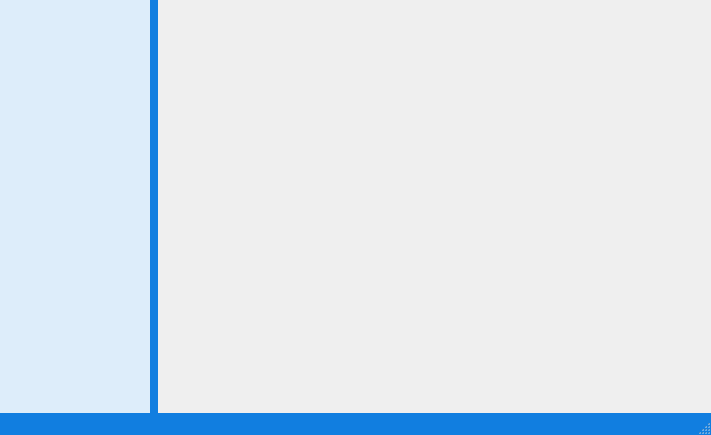
<?xml version="1.0" encoding="UTF-8"?>
<ui version="4.0">
 <class>MainWindow</class>
 <widget class="QMainWindow" name="MainWindow">
  <property name="geometry">
   <rect>
    <x>0</x>
    <y>0</y>
    <width>711</width>
    <height>435</height>
   </rect>
  </property>
  <property name="windowTitle">
   <string>MainWindow</string>
  </property>
  <property name="styleSheet">
   <string notr="true">/* 左导航栏 */
#widget_left_nav{	
	background-color: #ddedfa;
}
#widget_left_nav QToolButton{
	color: 0xffffff;
	background-color: none;
    border:none;
    padding: 2px 2px 2px 2px;
}
#widget_left_nav QToolButton:checked{
	color: #3096f8;
}
#widget_left_nav QToolButton:hover{
	color: #ffffff;
	background-color: #2e9eea;
}

/* 分割线 */
#widget_left_nav #HLine{
	background-color: #ddedfa;
	border-top: 1px solid #a0a0a0; 
}

/* 状态栏 */
QStatusBar{
	background-color: #117ee0;
}
QStatusBar::item{
    border: none;
}
/* 分裂器 */
QSplitter::handle {
	background-color: #117ee0;
	border: none;
}

QSplitter::handle:horizontal {
    width: 8px;
}

QSplitter::handle:vertical {
    height: 8px;
}

QSplitter::handle:pressed {
    background-color: #c2c2c2;
}

#CustomHorizontalHeaderView::section:horizontal{
	border: none;
	padding-left:5px;
	padding-right:5px;
	color: rgb(255, 255, 255);
}

#CustomHorizontalHeaderView::section:!last{
	border-right: 1px solid rgb(230, 230, 230);
}
#CustomTableView{
	alternate-background-color: rgb(242,242,242);
	background-color: rgb(255,255,255);
	selection-background-color: #0078D7;
	selection-color: #FAFAFA;
	gridline-color: rgb(230, 230, 230);
	border-top: none;
	border-right: 1px solid rgb(230, 230, 230);
	border-left: 1px solid rgb(230, 230, 230);
	border-bottom: 1px solid rgb(230, 230, 230);
}
#CustomHeaderView #widget_header{
	background-color:qlineargradient(x1:0,y1:1,x2:0,y2:0,stop:0 rgba(17,127,225, 1),stop:1 rgba(48,150,248, 0.5));;
	border-right: 1px solid rgb(230, 230, 230);
}
#CustomHeaderView #widget_header QLabel{
	color: rgb(255, 255, 255);
}
#CustomHeaderView #widget_header QToolButton{
	background-color:none;
  	border:none;
}
#CustomHeaderView #widget_header QToolButton:hover{
	background-color: #2e9eea;
}
#CustomHeaderView #widget_header QToolButton:pressed{
	background-color:palette(highlight);
}
#CustomHeaderView #widget_header QToolButton:checked{
	background-color: #C2C2C2;
}
</string>
  </property>
  <widget class="QWidget" name="centralwidget">
   <layout class="QGridLayout" name="gridLayout">
    <property name="leftMargin">
     <number>0</number>
    </property>
    <property name="topMargin">
     <number>0</number>
    </property>
    <property name="rightMargin">
     <number>0</number>
    </property>
    <property name="bottomMargin">
     <number>0</number>
    </property>
    <property name="spacing">
     <number>0</number>
    </property>
    <item row="0" column="0">
     <widget class="QSplitter" name="splitter">
      <property name="frameShape">
       <enum>QFrame::NoFrame</enum>
      </property>
      <property name="frameShadow">
       <enum>QFrame::Plain</enum>
      </property>
      <property name="lineWidth">
       <number>0</number>
      </property>
      <property name="orientation">
       <enum>Qt::Horizontal</enum>
      </property>
      <widget class="QWidget" name="widget_left_nav" native="true">
       <property name="sizePolicy">
        <sizepolicy hsizetype="Minimum" vsizetype="Preferred">
         <horstretch>0</horstretch>
         <verstretch>0</verstretch>
        </sizepolicy>
       </property>
       <property name="minimumSize">
        <size>
         <width>50</width>
         <height>0</height>
        </size>
       </property>
       <property name="maximumSize">
        <size>
         <width>150</width>
         <height>16777215</height>
        </size>
       </property>
       <property name="toolTipDuration">
        <number>-1</number>
       </property>
       <layout class="QGridLayout" name="gridLayout_2">
        <item row="0" column="0">
         <layout class="QVBoxLayout" name="verticalLayout_left_nav"/>
        </item>
        <item row="1" column="0">
         <spacer name="verticalSpacer">
          <property name="orientation">
           <enum>Qt::Vertical</enum>
          </property>
          <property name="sizeHint" stdset="0">
           <size>
            <width>20</width>
            <height>247</height>
           </size>
          </property>
         </spacer>
        </item>
       </layout>
      </widget>
      <widget class="QStackedWidget" name="stackedWidget"/>
     </widget>
    </item>
   </layout>
  </widget>
  <widget class="QStatusBar" name="statusbar"/>
 </widget>
 <resources/>
 <connections/>
</ui>
